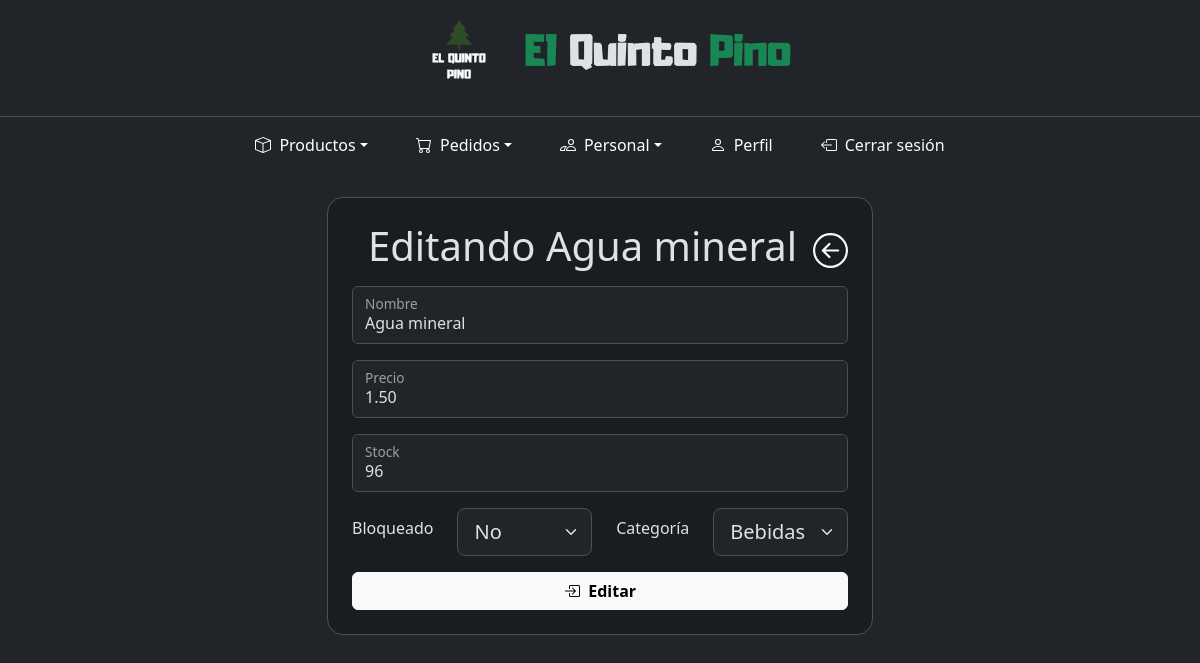
The app's page /encargado/editarProducto.php?id=1 (signed in), older data.
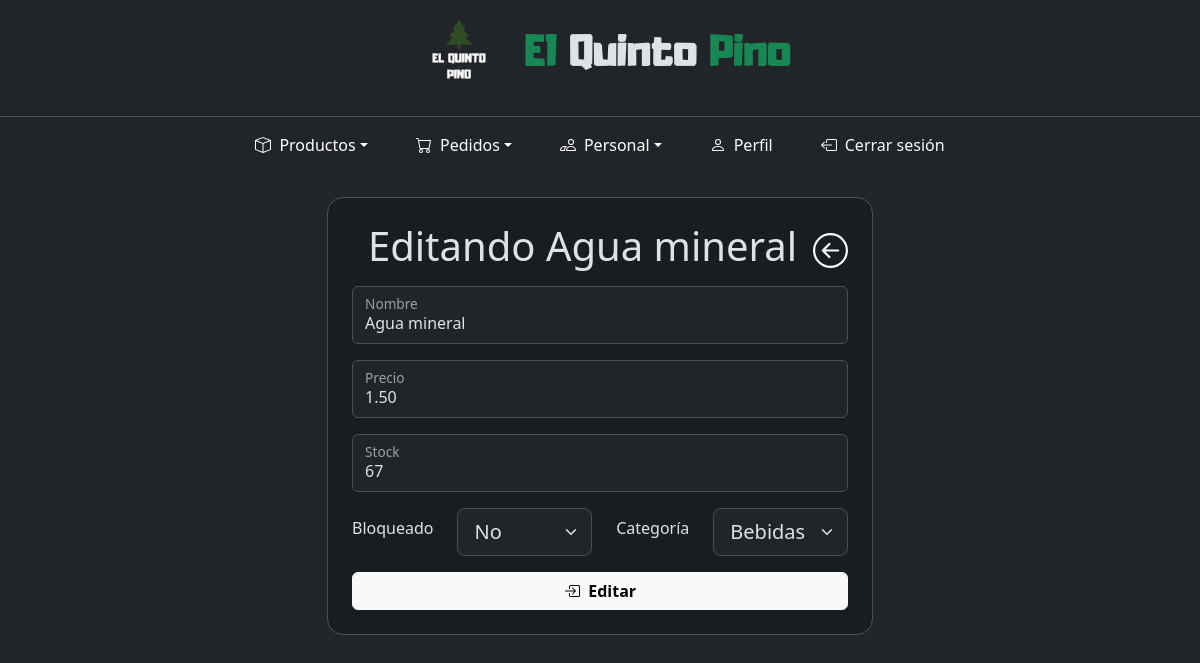
The same page, newer data.
### tables this page shows
CREATE TABLE `producto` (
  `id` int(11) NOT NULL,
  `nombre` varchar(255) NOT NULL,
  `precio` decimal(10,2) NOT NULL,
  `stock` int(11) NOT NULL,
  `estado` tinyint(1) NOT NULL,
  `categoria` int(11) NOT NULL
);

### encargado/editarProducto.php (the view, shortened to what the changed rows need)
<?php
include("../components/conexion.php");
?>
<!DOCTYPE html>
<html lang="es" data-bs-theme="dark">
<head>
    <link rel="stylesheet" href="../bootstrap/css/bootstrap.min.css" />
    <link rel="stylesheet" href="../styles.css" />
</head>
<body>
    <div class="container-fluid min-vh-100 d-flex flex-column">
        <?php
        include("../components/header.php");
        $idProducto = $_GET["id"];
        $consulta = "SELECT * FROM producto WHERE id = '$idProducto'";
        $result = mysqli_query($conn, $consulta);
        $row = mysqli_fetch_array($result);
        ?>
        <main class="container my-4 flex-grow-1">
            <div class="row justify-content-center">
                <div class="col-12 col-md-10 col-lg-8 col-xl-6">
                    <section class="bg-dark-subtle border rounded-4 p-3 p-sm-4">
                        <header class="text-center mb-3">
                            <h2 class="display-6">
                                <a href="/restaurante/encargado/encargado.php" class="float-end link-light"> </a>
                                Editando <strong><?php echo $row["nombre"] ?></strong>
                            </h2>
                        </header>
                        <div class="row justify-content-center">
                            <form action="editarProducto02.php" method="post" class="col-12">
                                <div class="form-floating mb-3">
                                    <input type="text" class="form-control" id="nombre" name="nombre" placeholder="Nombre" value="<?php echo $row["nombre"] ?>" required />
                                    <label for="nombre">Nombre</label>
                                </div>
                                <div class="form-floating mb-3">
                                    <input type="text" class="form-control" id="precio" name="precio" placeholder="Precio" value="<?php echo $row["precio"] ?>" required />
                                    <label for="precio">Precio</label>
                                </div>
                                <div class="form-floating mb-3">
                                    <input type="text" class="form-control" id="stock" name="stock" placeholder="Stock" value="<?php echo $row["stock"] ?>" required />
                                    <label for="stock">Stock</label>
                                </div>
                                <div class="row mb-3 align-items-center">
                                    <div class="col-auto col-md">
                                        <select
                                            class="form-select form-select-lg"
                                            name="bloqueado"
                                            id="bloqueado">
                                            <?php
                                            if ($row["estado"] == 1) {
                                            ?>
                                                <option value="no" selected>No</option>
                                            <?php
                                            } else {
                                            ?>
                                                <option value="si" selected>Si</option>
                                                <option value="no">No</option>
                                            <?php
                                            }
                                            ?>
                                        </select>
                                    </div>
                                </div>
                            </form>
                        </div>
                    </section>
                </div>
            </div>
        </main>
    </div>
</body>
</html>

Row changes from the older to the newer data that the page shows:
changed producto "Agua mineral": stock "96" → "67"
